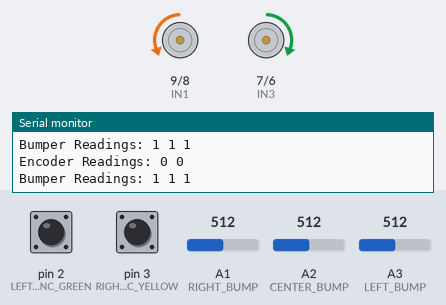
This sketch was run on a simulated Arduino Uno, built with avr-gcc and run on an emulated ATmega328P. Parts: motor-driver pin pairs drawn as motors (green arrow = first pin HIGH = forward, orange = second pin HIGH = backward, longer = more drive, scaled by the enable pin), the last lines printed to the serial monitor. The inputs (shaded band) are chosen by the test bench; at power-on: A1 (RIGHT_BUMP) = 512, pin 2 (LEFT_ENC_GREEN) HIGH, pin 3 (RIGHT_ENC_YELLOW) HIGH, A2 (CENTER_BUMP) = 512, A3 (LEFT_BUMP) = 512.

Above: at 1.5 s.
1.6 s: A1 (RIGHT_BUMP) set to 411
At 1.9 s:
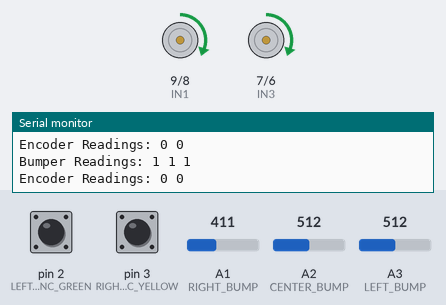
4.6 s: A1 (RIGHT_BUMP) set to 390
At 5.51 s:
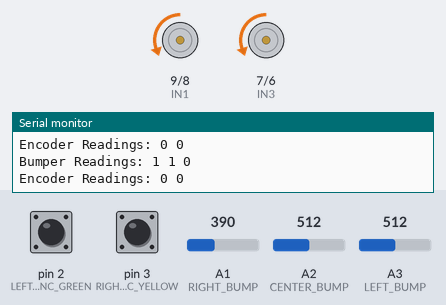
Timing chart, 0 to 13.6 s (numbered marks = the images above; inputs shaded):
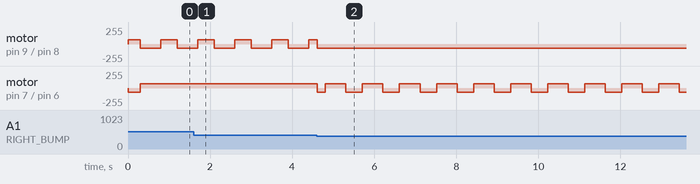

Measured:
- the behaviour switches between 401 and 400 on A1 (RIGHT_BUMP) (found by bisection; images 1 and 2)
- after the input at 4.6 s, motor on pin 7 (IN3) / pin 6 (IN4): forward 63/255 → backward 63/255 at once, then repeats every 0.90 s: forward 63/255 0.50 s, backward 63/255 0.40 s

The sketch:

navigate.ino
```cpp
// Fixed Constants
// Motor Output Pins
int ENA = 10; // Right Wheel Speed
int IN1 = 9;
int IN2 = 8;
int IN3 = 7;
int IN4 = 6;
int ENB = 5; // Left Wheel Speed

int MOTOR_PINS[6] = {ENA, IN1, IN2, IN3, IN4, ENB};

// Encoder Input Pins
int RIGHT_ENC_YELLOW = 3;
int RIGHT_ENC_GREEN = 12;
int LEFT_ENC_YELLOW = 4;
int LEFT_ENC_GREEN = 2;

// Bumper Input Pins
int RIGHT_BUMP = A1;
int CENTER_BUMP = A2;
int LEFT_BUMP = A3;

// Gloval Variables

int LEFT_WHEEL_COUNT = 0;
int RIGHT_WHEEL_COUNT = 0;

float AVG_WHEEL_SPEED = 0.25;

enum ACTIONS
{
  TURN_LEFT,
  TURN_RIGHT,
  FORWARD,
  BACKWARDS
};

const int ACTIONS_LOG_LENGTH = 100;
int ACTIONS_LOG_INDEX = 0;
enum ACTIONS actionsLog[ACTIONS_LOG_LENGTH];

enum OBSTACLES
{
  LEFT,
  RIGHT,
  CENTER,
  STUCK,
  NONE
};
int LAST_STUCK = 0;

void setupPins()
{

  // Setup Motor Pins
  for (int i = 0; i < 6; i++)
  {
    pinMode(MOTOR_PINS[i], OUTPUT);
  }

  // Setup Encoder Pins
  pinMode(RIGHT_ENC_YELLOW, INPUT);
  pinMode(RIGHT_ENC_GREEN, INPUT);
  pinMode(LEFT_ENC_YELLOW, INPUT);
  pinMode(LEFT_ENC_GREEN, INPUT);
  attachInterrupt(digitalPinToInterrupt(RIGHT_ENC_YELLOW), rightWheelPulse, RISING);
  attachInterrupt(digitalPinToInterrupt(LEFT_ENC_GREEN), leftWheelPulse, RISING);

  // Setup Bumper Pins
  pinMode(RIGHT_BUMP, INPUT);
  pinMode(CENTER_BUMP, INPUT);
  pinMode(LEFT_BUMP, INPUT);
}

// Speed Control
void rightWheelPulse()
{
  int rightGreen = digitalRead(RIGHT_ENC_GREEN);
  if (rightGreen == 1)
  {
    RIGHT_WHEEL_COUNT++;
  }
  else
  {
    RIGHT_WHEEL_COUNT++;
  }
}

void leftWheelPulse()
{
  int leftYellow = digitalRead(LEFT_ENC_YELLOW);
  if (leftYellow == 1)
  {
    LEFT_WHEEL_COUNT++;
  }
  else
  {
    LEFT_WHEEL_COUNT++;
  }
}

// Motor Controls

void setWheelSpeed(float motorSpeed)
{

  int PWM = (int)(motorSpeed * 255);
  analogWrite(ENA, PWM);
  analogWrite(ENB, PWM);
}

void forward()
{
  digitalWrite(IN1, HIGH);
  digitalWrite(IN2, LOW);
  digitalWrite(IN3, LOW);
  digitalWrite(IN4, HIGH);
}

void turnLeft()
{
  digitalWrite(IN1, HIGH);
  digitalWrite(IN2, LOW);
  digitalWrite(IN3, HIGH);
  digitalWrite(IN4, LOW);
}

void turnRight()
{
  digitalWrite(IN1, LOW);
  digitalWrite(IN2, HIGH);
  digitalWrite(IN3, LOW);
  digitalWrite(IN4, HIGH);
}

void backward()
{
  digitalWrite(IN1, LOW);
  digitalWrite(IN2, HIGH);
  digitalWrite(IN3, HIGH);
  digitalWrite(IN4, LOW);
}

// Bumper Sensing
int getBump()
{
  int left = analogRead(LEFT_BUMP) > 400;
  int center = analogRead(CENTER_BUMP) > 400;
  int right = analogRead(RIGHT_BUMP) > 400;
  int total = (left << 2) | (center << 1) | right;
  Serial.print("Bumper Readings: ");
  Serial.print(left);
  Serial.print(" ");
  Serial.print(center);
  Serial.print(" ");
  Serial.println(right);
  return total;
}

// Decide Move
void makeMove(enum OBSTACLES obstacle)
{
  LAST_STUCK = 0;
  switch (obstacle)
  {
  case NONE:
    forward();
    break;
  case LEFT:
    turnRight();
    actionsLog[ACTIONS_LOG_INDEX] = TURN_RIGHT;
    ACTIONS_LOG_INDEX = (ACTIONS_LOG_INDEX + 1) % ACTIONS_LOG_LENGTH;
    break;
  case RIGHT:
    turnLeft();
    actionsLog[ACTIONS_LOG_INDEX] = TURN_LEFT;
    ACTIONS_LOG_INDEX = (ACTIONS_LOG_INDEX + 1) % ACTIONS_LOG_LENGTH;
    break;
  case CENTER:
    handleCenter();
    break;
  case STUCK:
    handleStuck();
    LAST_STUCK = 1;
    break;
  }
}

void handleCenter()
{
  if (actionsLog[ACTIONS_LOG_INDEX - 1] == TURN_LEFT)
  {
    turnLeft();
    actionsLog[ACTIONS_LOG_INDEX] = TURN_LEFT;
    ACTIONS_LOG_INDEX = (ACTIONS_LOG_INDEX + 1) % ACTIONS_LOG_LENGTH;
  }
  else
  {
    turnRight();
    actionsLog[ACTIONS_LOG_INDEX] = TURN_RIGHT;
    ACTIONS_LOG_INDEX = (ACTIONS_LOG_INDEX + 1) % ACTIONS_LOG_LENGTH;
  }
}

void handleStuck()
{
  backward();
  delay(500);
  if (actionsLog[ACTIONS_LOG_INDEX - 1] == TURN_LEFT)
  {
    turnLeft();
    actionsLog[ACTIONS_LOG_INDEX] = TURN_LEFT;
    ACTIONS_LOG_INDEX = (ACTIONS_LOG_INDEX + 1) % ACTIONS_LOG_LENGTH;
  }
  else
  {
    turnRight();
    actionsLog[ACTIONS_LOG_INDEX] = TURN_RIGHT;
    ACTIONS_LOG_INDEX = (ACTIONS_LOG_INDEX + 1) % ACTIONS_LOG_LENGTH;
  }
}

void setup()
{
  Serial.begin(115200);
  setupPins();
  setWheelSpeed(AVG_WHEEL_SPEED);
  forward();
  delay(300);
}

void loop()
{
  setWheelSpeed(AVG_WHEEL_SPEED);
  int bumperValue = getBump();
  enum OBSTACLES obstacle = NONE;
  // 7: 111, 6: 110, 5: 101, 4: 100, 3: 011, 2: 010, 1: 001, 0: 000
  if (bumperValue == 7 || bumperValue == 5 || bumperValue == 2)
  {
    obstacle = CENTER;
  }
  else if (bumperValue == 6 || bumperValue == 4)
  {
    obstacle = LEFT;
  }
  else if (bumperValue == 3 || bumperValue == 1)
  {
    obstacle = RIGHT;
  }

  if (!LAST_STUCK && abs(LEFT_WHEEL_COUNT) < 30 && abs(RIGHT_WHEEL_COUNT) < 30)
  {
    obstacle = STUCK;
  }

  if (!LAST_STUCK && (abs(LEFT_WHEEL_COUNT) < 5 || abs(RIGHT_WHEEL_COUNT) < 5))
  {
    obstacle = STUCK;
  }
  makeMove(obstacle);
  Serial.print("Encoder Readings: ");
  Serial.print(LEFT_WHEEL_COUNT);
  Serial.print(" ");
  Serial.println(RIGHT_WHEEL_COUNT);
  LEFT_WHEEL_COUNT = RIGHT_WHEEL_COUNT = 0;
  delay(200);
}
```
